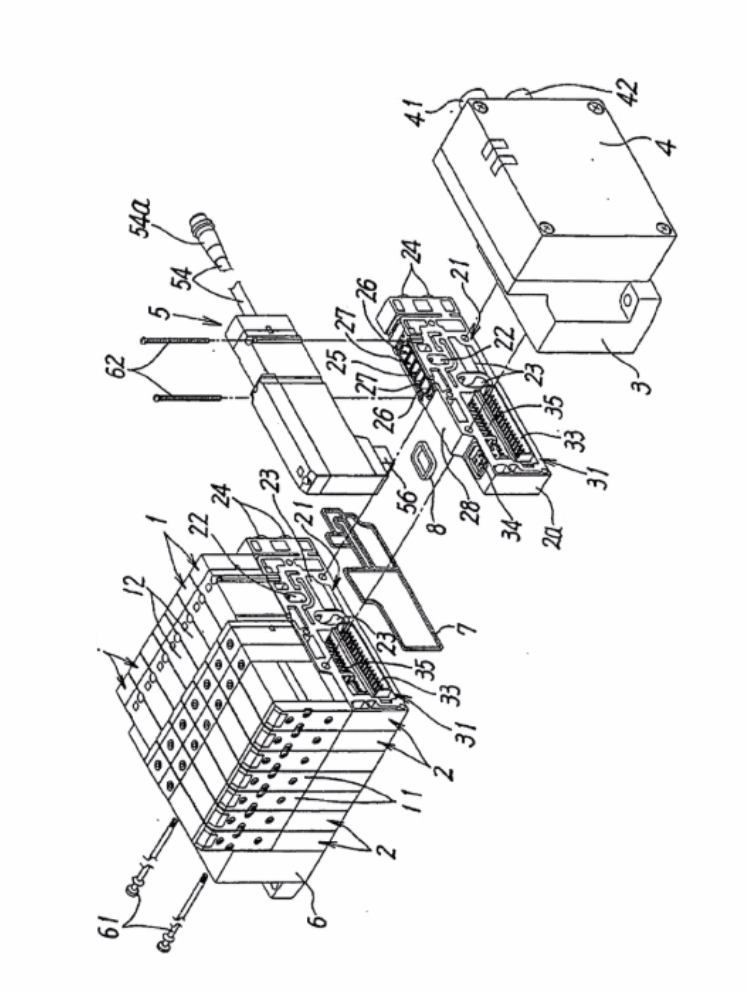
#> input picture data/samples/1.png, 747 x 992 px
$ python -i hatch_mask_label.py   (imports and definitions only)
#> lines starting #> are read from the running program, lines starting #| are printed output that depends on the picture; after the words box and inside, x2 and y2 are one past the last pixel; in counts of white or black regions, pixels touching at a corner belong together
#!/usr/bin/env python3
"""Ground-truth hatch-area labeller (ad-hoc, independent of the detector).

Unlike tools/hatch_label.py (which judges the upstream detector's *candidate*
regions yes/no), this tool has you draw the true hatch areas directly on the
original figure -- so it also captures hatching the detector currently misses.
Output is a separate ground-truth set; it does not touch output/PatentData/hatch_pilot.

If a sheet contains several separate drawings (e.g. multiple FIG.X panels on
one page), it auto-splits them by ink-blob/whitespace-gap detection and walks
you through them one at a time.

    python -m tools.hatch_mask_label --pack-source output/PatentData/hatch_pilot \
        --out output/PatentData/hatch_gt

To fix specific mislabeled drawings found via tools/hatch_review.py (read-only --
it cannot edit) without re-reviewing everything, target them directly:

    python -m tools.hatch_mask_label --out output/PatentData/hatch_gt \
        --only EP123B1__F0002__d1 EP456A1__F0003

(a bare patent__sketch, with no __dN, redoes all of that sheet's sub-drawings.)

Two drawing modes, toggled with spacebar:
    polygon mode (default)  click vertices, enter to close -- for any shape
    circle mode              for circular hatching (e.g. tube cross-sections):
                              click the center, then click the boundary to set
                              the radius (that 2nd click snaps to the nearest
                              edge). Click-drag inside any existing circle to
                              move it (works any time, not just right after
                              drawing it). Circles are saved as many-sided
                              polygons, so the output schema is unchanged.

Mouse:
    left-click          polygon mode: add a vertex (snapped to the nearest
                         strong edge within a small radius, so a few-px-off
                         click still lands on the true boundary)
                         circle mode: 1st click = center, 2nd click = radius
                         (snapped); click-drag inside an existing circle moves it
    scroll wheel        zoom in/out, centered on the cursor (clamped to the
                         drawing -- you can never scroll/zoom off it)
    middle/right-drag   pan while zoomed in
Keys (in the image window):
    space            tab between polygon mode and circle mode
    enter            (polygon mode) finish current polygon (needs >=3 points)
    z / backspace    undo last point/circle (or last finished shape if none pending)
    r                reset all shapes on this drawing
    f / home         fit-to-view (reset zoom/pan only, shapes untouched)
    g                toggle the faint guide overlay of the detector's candidate regions
    n / d            done with this drawing -- save + next (0 shapes = no hatch here)
    q                save + quit entirely
"""
from __future__ import annotations

import argparse
import glob
import json
import os

import cv2
import numpy as np
import matplotlib as mpl
import matplotlib.pyplot as plt

# Several of our keys collide with matplotlib's built-in keymap (e.g. 's' pops
# up a save-figure dialog, 'r'/'f'/'g'/backspace are bound to home/fullscreen/
# grid/back-history) -- disable those defaults so our handlers are the only ones.
# [4 lines not run here, left out]

_DEFAULT_TIF_ROOT = "data/PatentData/ReorganisedData"
_DEFAULT_SELECTED_TIF_ROOT = None   # when --selected-file is used the tif path is inside the JSON
_INSTRUCTIONS = (
    "click: vertex/circle | scroll: zoom | mid/right-drag: pan | space: mode | f: fit | "
    "enter: close | z: undo | r: reset | g: guides | n/d: done | q: save+quit"
)
_SNAP_RADIUS = 10     # px, in original image coords
_SCROLL_ZOOM = 1.2
_CIRCLE_SIDES = 64
_MIN_CIRCLE_RADIUS = 3   # px, ignore degenerate clicks


# [56 lines left out: functions _circle_to_polygon, _hachure_overlay, _figure_list, _candidate_guides, not called in this run]


def _merge_boxes(boxes, gap):
    """Iteratively union any boxes that overlap once expanded by `gap`."""
    boxes = list(boxes)
    changed = True
    while changed:
        changed = False
        out = []
        used = [False] * len(boxes)
        for i, a in enumerate(boxes):
            if used[i]:
                continue
            ax0, ay0, ax1, ay1 = a
            for j in range(i + 1, len(boxes)):
                if used[j]:
                    continue
                bx0, by0, bx1, by1 = boxes[j]
                if (ax0 - gap < bx1 and bx0 - gap < ax1 and
                        ay0 - gap < by1 and by0 - gap < ay1):
                    ax0, ay0 = min(ax0, bx0), min(ay0, by0)
                    ax1, ay1 = max(ax1, bx1), max(ay1, by1)
                    used[j] = True
                    changed = True
            out.append((ax0, ay0, ax1, ay1))
        boxes = out
    return boxes


def split_subdrawings(gray, min_area=4000, dilate_px=35, gap_px=40, pad=15):
    """Auto-split a sheet into separate drawings by ink-blob/whitespace gaps.

    Returns a sorted (reading-order) list of (x0, y0, x1, y1) boxes, clipped
    to the image. Falls back to the whole image if nothing distinct is found.
    """
#> called with min_area = 4000, dilate_px = 35, gap_px = 40, pad = 15
    H, W = gray.shape[:2]
#> H = 992; W = 747
    ink = (gray < 250).astype(np.uint8)
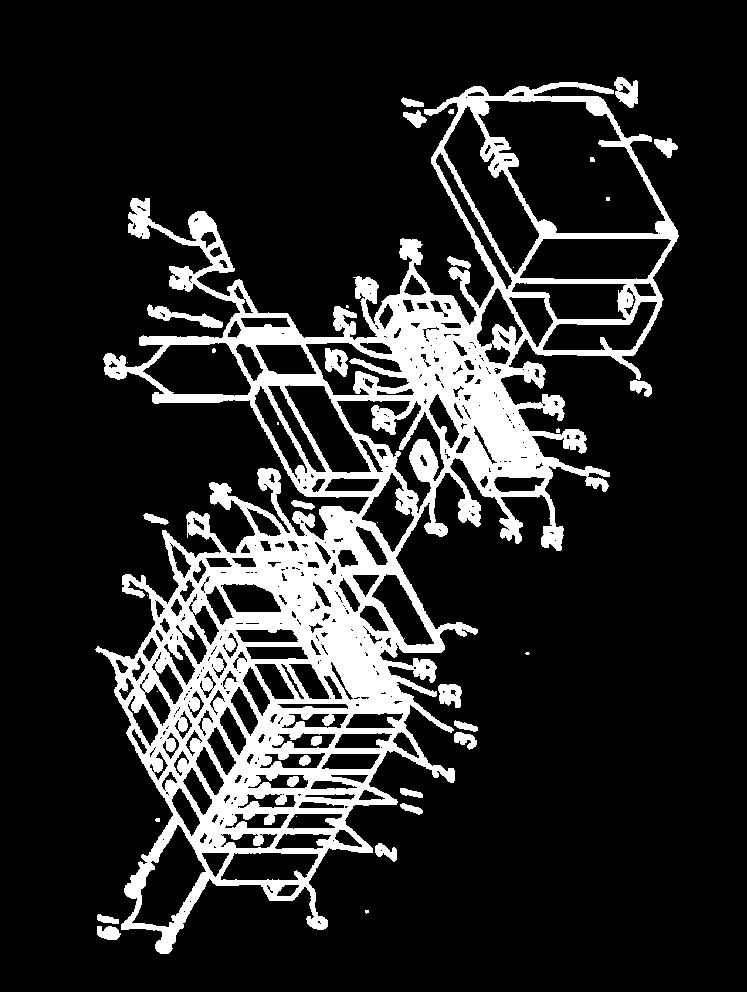
#> ink: shape (992, 747); values 0 (black) and 1 (white), 16.1% white; 38 white regions (14 under 20 px), largest, box (x1, y1, x2, y2) and area: (95, 82, 679, 954) 113949, (147, 304, 223, 328) 635, (614, 77, 638, 108) 485
    kernel = cv2.getStructuringElement(cv2.MORPH_ELLIPSE, (dilate_px, dilate_px))
    dilated = cv2.dilate(ink, kernel)
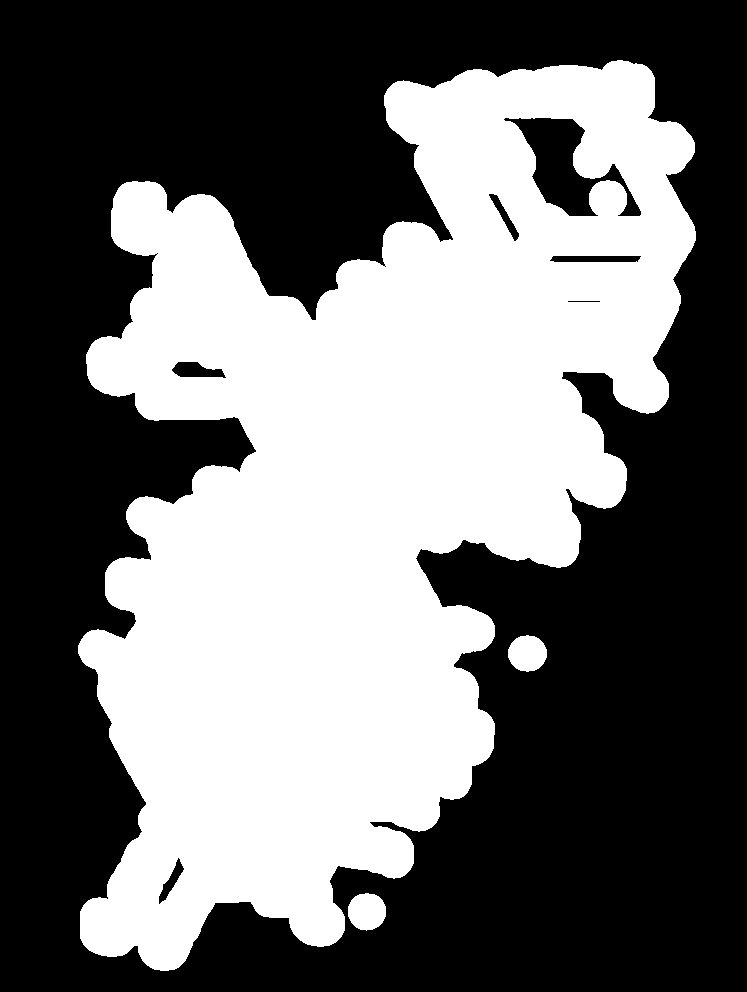
#> dilated: shape (992, 747); values 0 (black) and 1 (white), 42.9% white; 3 white regions
    contours, _ = cv2.findContours(dilated, cv2.RETR_EXTERNAL, cv2.CHAIN_APPROX_SIMPLE)
#> contours = 3 contours; box (x1, y1, x2, y2) and area: (78, 60, 696, 971) 321018, (348, 893, 386, 931) 1080, (508, 635, 547, 672) 1062
    boxes = []
    for c in contours:
        if cv2.contourArea(c) < min_area:
            continue
        x, y, w, h = cv2.boundingRect(c)
        boxes.append((x, y, x + w, y + h))
#> this loop made 3 passes
#> (x, y, w, h) on pass 3: (78, 60, 618, 911)
#> after the loop, boxes = [(78, 60, 696, 971)]
    if not boxes:
        return [(0, 0, W, H)]
    boxes = _merge_boxes(boxes, gap_px)
#> the loop in _merge_boxes, `while changed:` made 1 pass
    padded = []
    for x0, y0, x1, y1 in boxes:
        padded.append((max(0, x0 - pad), max(0, y0 - pad),
                        min(W, x1 + pad), min(H, y1 + pad)))
#> this loop made 1 pass
#> after the loop, padded = [(63, 45, 711, 986)]
    if len(padded) == 1:
        return padded
    return sorted(padded, key=lambda b: (b[1], b[0]))


class _Session:
    # [241 lines left out: functions __init__, _circle_at, _clamp_range, _set_view, _snap, redraw and 5 more, not called in this run]

    def on_close(self, event):
        self.done = True
        self.quit_all = True

    # [16 lines left out: function run, not called in this run]


def _edge_mask(gray_crop):
    edges = cv2.Canny(gray_crop, 60, 150)
    return cv2.dilate(edges, np.ones((3, 3), np.uint8)) > 0


# [196 lines left out: function main, not called in this run]


# [2 lines not run here, left out]

>>> import cv2
>>> picture = cv2.imread('../data/samples/1.png', cv2.IMREAD_GRAYSCALE)
>>> result = split_subdrawings(picture)
#> result = [(63, 45, 711, 986)]

$ run again, on data/samples/Picture1.png
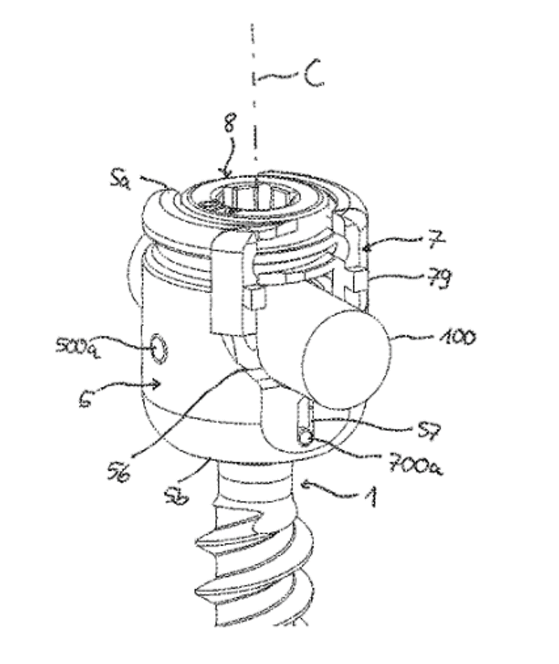
#> input picture data/samples/Picture1.png, 1117 x 1328 px (shown at 1/2 size)
#> in split_subdrawings, `ink = (gray < 250).astype(np.uint8)`:
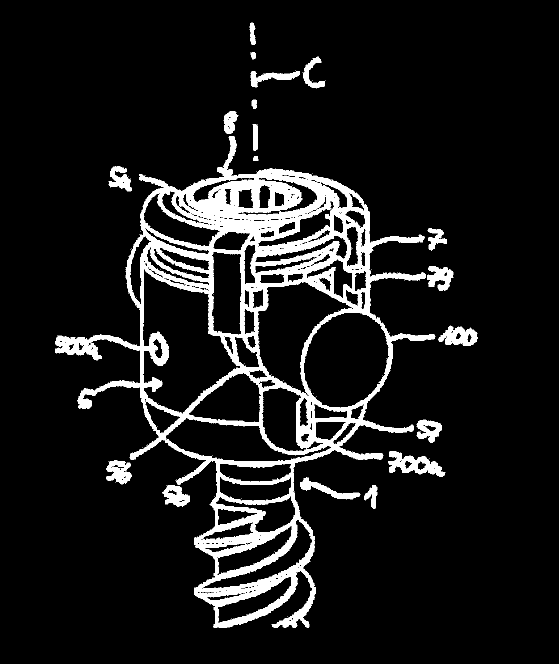
#> ink: shape (1328, 1117) (shown at 1/2 size); values 0 (black) and 1 (white), 9.6% white; 153 white regions (134 under 20 px), largest, box (x1, y1, x2, y2) and area: (110, 272, 871, 1256) 122995, (776, 902, 891, 954) 2609, (877, 652, 956, 692) 1859
#> in split_subdrawings, `dilated = cv2.dilate(ink, kernel)`:
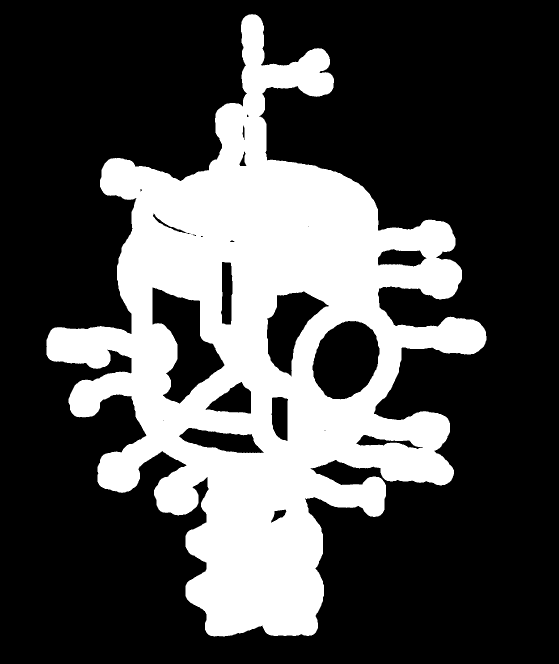
#> dilated: shape (1328, 1117) (shown at 1/2 size); values 0 (black) and 1 (white), 29.5% white; 1 white region
#> contours = 1 contour; box (x1, y1, x2, y2) and area: (93, 28, 973, 1273) 494712
#> the loop in split_subdrawings, `for c in contours:` made 1 pass
#> (x, y, w, h) on pass 1: (93, 28, 880, 1245)
#> after the loop in split_subdrawings, `for c in contours:`: boxes = [(93, 28, 973, 1273)]
#> the loop in _merge_boxes, `while changed:` made 1 pass
#> the loop in split_subdrawings, `for x0, y0, x1, y1 in boxes:` made 1 pass
#> after the loop in split_subdrawings, `for x0, y0, x1, y1 in boxes:`: padded = [(78, 13, 988, 1288)]
